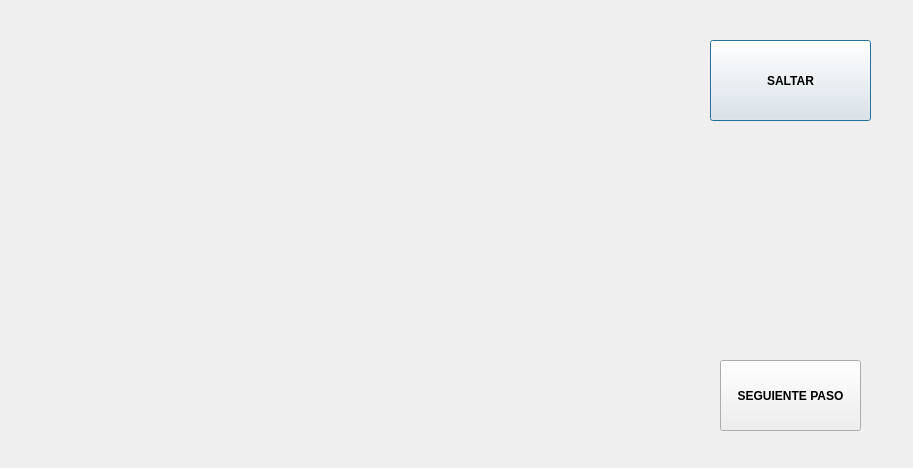
<?xml version="1.0" encoding="UTF-8"?>
<ui version="4.0">
 <class>Dialog</class>
 <widget class="QDialog" name="Dialog">
  <property name="geometry">
   <rect>
    <x>0</x>
    <y>0</y>
    <width>913</width>
    <height>468</height>
   </rect>
  </property>
  <property name="windowTitle">
   <string>Dialog</string>
  </property>
  <widget class="QStackedWidget" name="stackedWidget">
   <property name="geometry">
    <rect>
     <x>20</x>
     <y>10</y>
     <width>871</width>
     <height>441</height>
    </rect>
   </property>
   <property name="currentIndex">
    <number>0</number>
   </property>
   <widget class="QWidget" name="principal">
    <widget class="QPushButton" name="SELECCION_FILAS_COLUMNAS">
     <property name="geometry">
      <rect>
       <x>690</x>
       <y>30</y>
       <width>161</width>
       <height>81</height>
      </rect>
     </property>
     <property name="cursor">
      <cursorShape>PointingHandCursor</cursorShape>
     </property>
     <property name="styleSheet">
      <string notr="true">font: 16pt &quot;Arial&quot;;
font-weight: bold;</string>
     </property>
     <property name="text">
      <string>SALTAR</string>
     </property>
    </widget>
    <widget class="QPushButton" name="PASO_AVANCE">
     <property name="geometry">
      <rect>
       <x>700</x>
       <y>350</y>
       <width>141</width>
       <height>71</height>
      </rect>
     </property>
     <property name="cursor">
      <cursorShape>PointingHandCursor</cursorShape>
     </property>
     <property name="styleSheet">
      <string notr="true">font: 10pt &quot;Arial&quot;;
font-weight: bold;</string>
     </property>
     <property name="text">
      <string>SEGUIENTE PASO</string>
     </property>
    </widget>
   </widget>
   <widget class="QWidget" name="Seleccion">
    <widget class="QTableWidget" name="Bloques">
     <property name="geometry">
      <rect>
       <x>30</x>
       <y>20</y>
       <width>351</width>
       <height>361</height>
      </rect>
     </property>
     <attribute name="horizontalHeaderDefaultSectionSize">
      <number>169</number>
     </attribute>
     <attribute name="horizontalHeaderStretchLastSection">
      <bool>true</bool>
     </attribute>
     <column>
      <property name="text">
       <string>NOMBRE</string>
      </property>
     </column>
     <column>
      <property name="text">
       <string>ESTADO</string>
      </property>
     </column>
    </widget>
    <widget class="QPushButton" name="Avanzar">
     <property name="geometry">
      <rect>
       <x>770</x>
       <y>400</y>
       <width>75</width>
       <height>23</height>
      </rect>
     </property>
     <property name="cursor">
      <cursorShape>PointingHandCursor</cursorShape>
     </property>
     <property name="text">
      <string>Avanzar</string>
     </property>
    </widget>
    <widget class="QPushButton" name="Retroceder">
     <property name="geometry">
      <rect>
       <x>30</x>
       <y>400</y>
       <width>75</width>
       <height>23</height>
      </rect>
     </property>
     <property name="cursor">
      <cursorShape>PointingHandCursor</cursorShape>
     </property>
     <property name="text">
      <string>Retroceder</string>
     </property>
    </widget>
    <widget class="QTableWidget" name="Pasos">
     <property name="geometry">
      <rect>
       <x>390</x>
       <y>20</y>
       <width>461</width>
       <height>361</height>
      </rect>
     </property>
     <attribute name="horizontalHeaderDefaultSectionSize">
      <number>148</number>
     </attribute>
     <attribute name="horizontalHeaderStretchLastSection">
      <bool>true</bool>
     </attribute>
     <column>
      <property name="text">
       <string>NOMBRE</string>
      </property>
     </column>
     <column>
      <property name="text">
       <string>ESTADO</string>
      </property>
     </column>
     <column>
      <property name="text">
       <string>COMANDO</string>
      </property>
     </column>
    </widget>
   </widget>
  </widget>
 </widget>
 <resources/>
 <connections/>
</ui>
